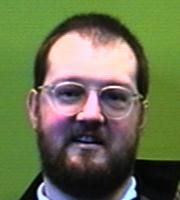
%> input picture TestDB/9326871.3.jpg, 180 x 200 px
$ octave TestPCA.m   (GNU Octave 9; MATLAB toolbox functions it lacks are replaced by stand-ins)
%> lines starting %> are read from the running program, lines starting %| are printed output that depends on the picture
%First load Required Variables in workspace for testing
clc;
load PCA_Train_Variables; %Loading PCA_Train_Variables.mat file

% PCA_Train_Variables loads followings in worksplace
% Image size [M=100, N=90]
% Mean Image[m]
% Reduced Eigen vectors transformaton matrix [Ppca]
% Transformed dataset matrix [T]

[filename,pathname]=uigetfile('*.*','Select the Test Image');
%> the answer given: TestDB/9326871.3.jpg
filewithpath=strcat(pathname,filename);
img=imread(filewithpath);
%> img is the input picture: size 200x180x3 uint8; mean R, G, B 106.5, 113.6, 79.3
imgo=img;
img=rgb2gray(img); %100*90
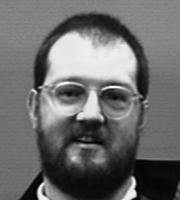
%> img: size 200x180 uint8; min 1, max 252, mean 107.6
img=imresize(img,[M,N]);
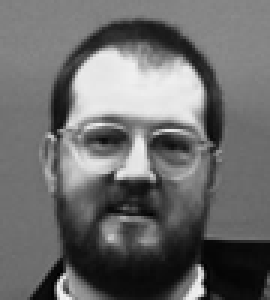
%> img: size 100x90 uint8 (shown 3 times larger); min 0, max 244, mean 107.6
img=double(reshape(img,[1,M*N]));1*9000
imgpca=(img-m)*Ppca;%Projecting query image to PCA space 1*50
%> imgpca = 50 values, max 1253.2 at index 6, min -2947.4 at index 1, mean -107.1
distarray=zeros(n,1); %Initialize different array

for i=1:n
    distarray(i)=sum(abs(T(i,:)-imgpca)); % Finding L1 distance
end
%> after the loop, distarray = 300 values, max 34814.8 at index 32, min 6014.7 at index 10, mean 25723.5

[result,indx]=min(distarray); % Getting best match
%> result = 6014.7; indx = 10
%> (the run ends here)
